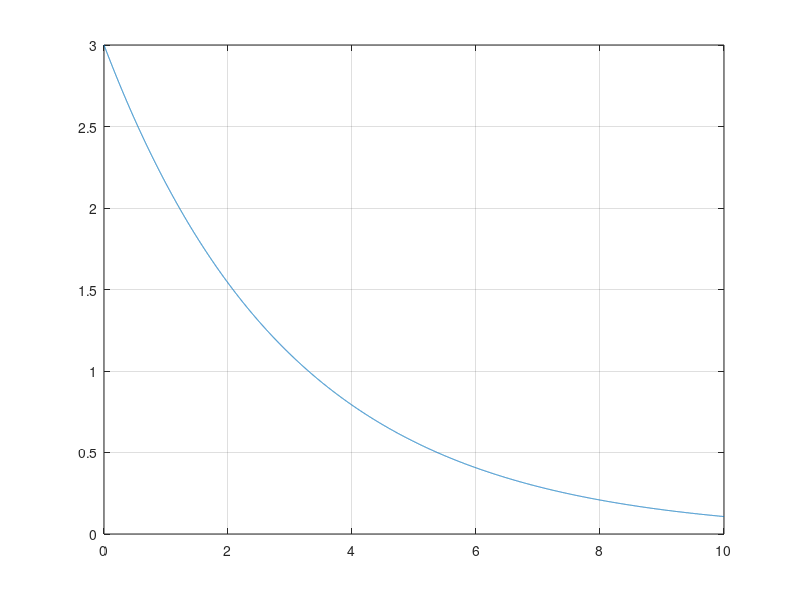
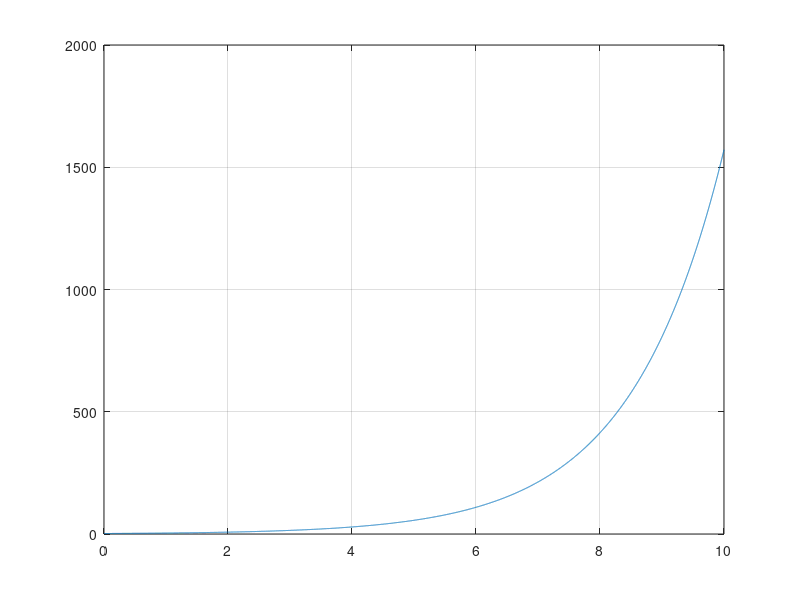
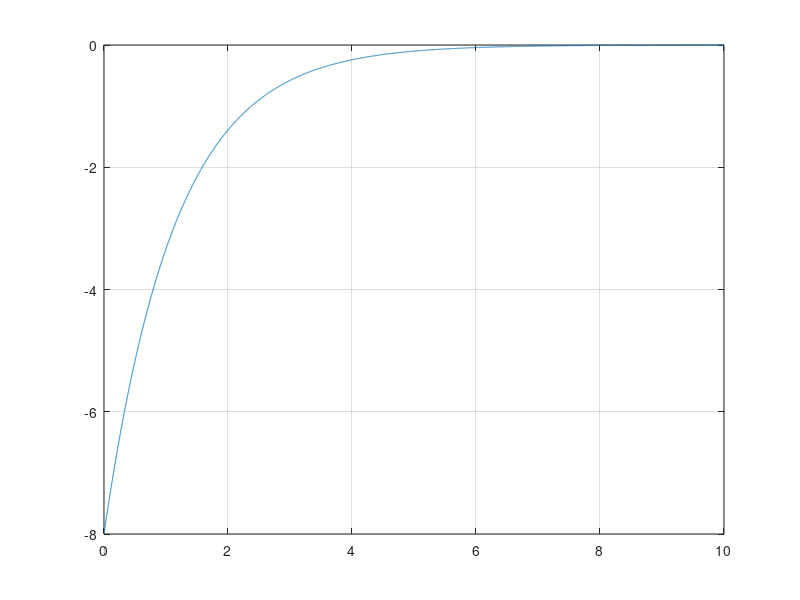

These figures' MATLAB source, in order:
clc
clear all
close all

%% Respuesta libre

t = 0:0.001: 10; %Tiempo

x_1 = 3.*exp((-1/3).*t);
figure(1)
plot(t,x_1)
grid

x_2 = 2.*exp((2/3).*t);
figure(2)
plot(t,x_2)
grid

x_3 = -8.*exp((-7/8).*t);
figure(3)
plot(t,x_3)
grid

